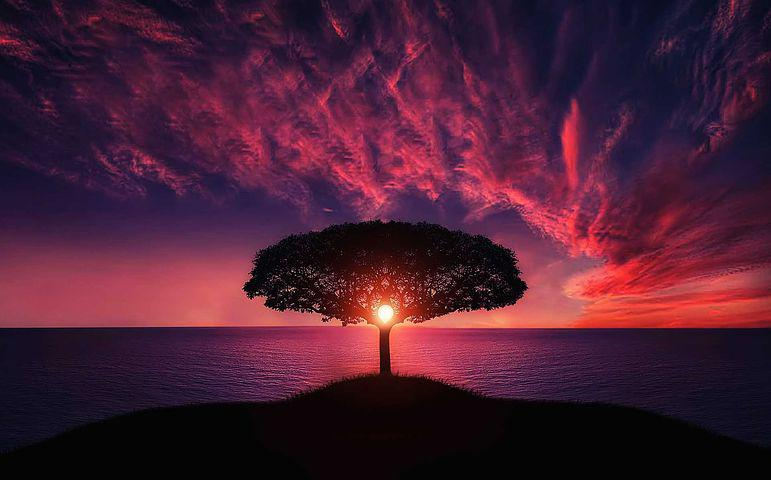
#> input picture (3)img processing using python opencv/images_videos/tree.jpg, 771 x 480 px, found by its file name
$ python '(11)imgTransformations.py'
#> lines starting #> are read from the running program, lines starting #| are printed output that depends on the picture
import cv2  as cv
import numpy as np

#captures the  img in var
img = cv.imread('(3)img processing using python opencv/images_videos/tree.jpg')
#> img is the input picture: shape (480, 771, 3); mean B, G, R 51.4, 30.4, 73.7

#translation
def translate (img , x, y) :
    transMat = np.float32([[1,0,x],[0,1,y]])
    dimentions = (img.shape[1],img.shape[0])

    return cv.warpAffine(img,transMat,dimentions)
#  -x --> shift to left
#  +x --> shift to right
#  -y --> shift to down
#  +y --> shift to up

#Rotation
def rotate (img , angle , rotPoint= None):
    (height , width) = img.shape[:2]

    if rotPoint is None:
        rotPoint= (width//2, height//2)

    rotMat = cv.getRotationMatrix2D(rotPoint,angle,1.0)
    dimentions = (width,height)

    return cv.warpAffine(img,rotMat,dimentions)
#Rotates counterclockwise


#fliping
flip = cv.flip(img,0)
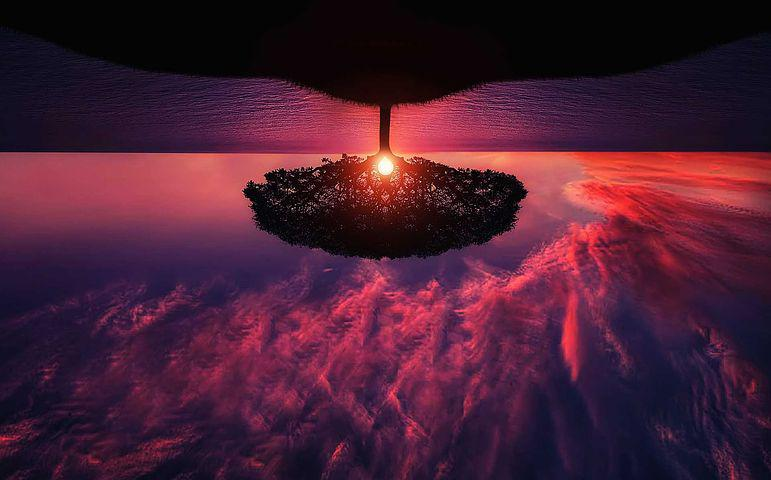
#> flip: shape (480, 771, 3); mean B, G, R 51.4, 30.4, 73.7
# 0 -->  flips vertically
# 1 -->  flips horizontally
#-1 --> flips vertically and horizontally

#shows the img
cv.imshow("tree",img)
cv.imshow("imgTranslate", translate(img , 100,100))
#> in translate, `return cv.warpAffine(img,transMat,dimentions)`:
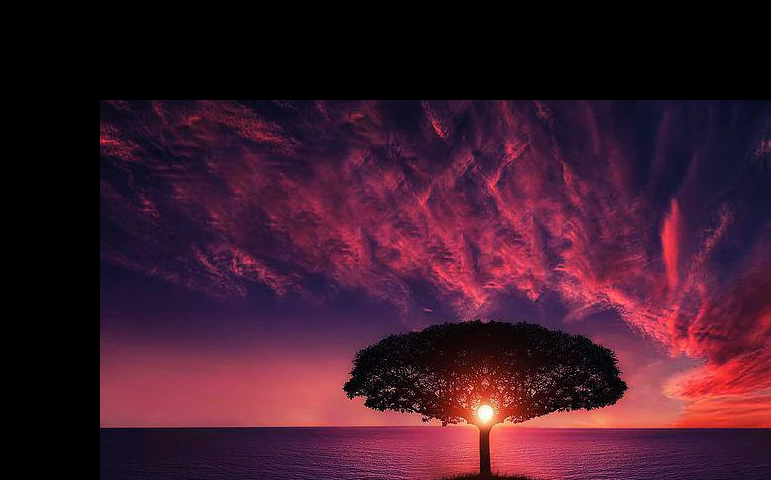
#> returned value: shape (480, 771, 3); mean of channels 0, 1, 2 43.2, 25.9, 63.5; drawn as B, G, R
cv.imshow("imgRotated", rotate(img,-90))
#> in rotate, `return cv.warpAffine(img,rotMat,dimentions)`:
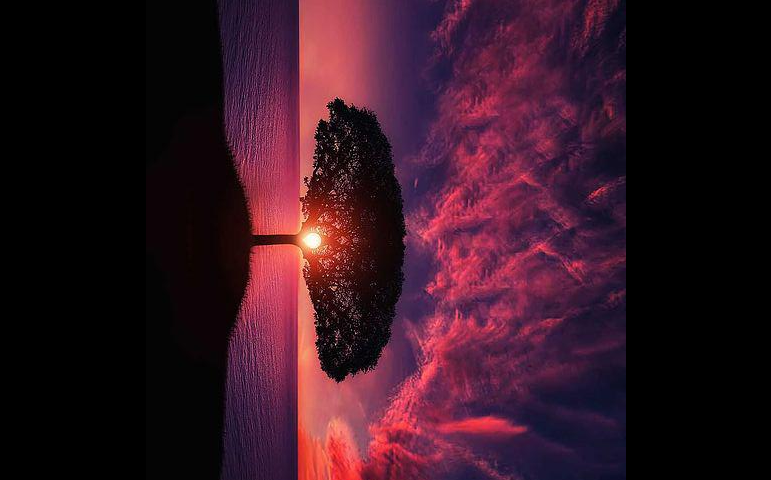
#> returned value: shape (480, 771, 3); mean of channels 0, 1, 2 34.1, 21, 52; drawn as B, G, R
cv.imshow("imgRotatedRotated",rotate(rotate(img,-45),-45))
#> call 2 of rotate, with angle = -45
#> in rotate (call 2), `return cv.warpAffine(img,rotMat,dimentions)`:
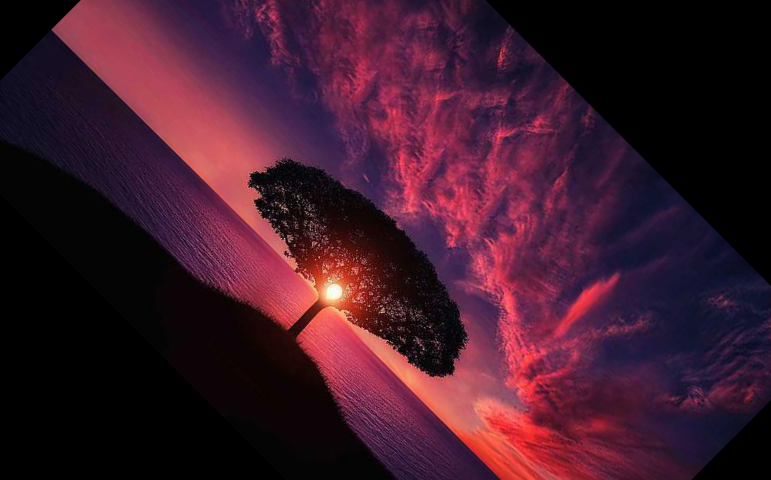
#> returned value: shape (480, 771, 3); mean of channels 0, 1, 2 42.3, 25.7, 63; drawn as B, G, R
#> call 3 of rotate, with angle = -45
#> in rotate (call 3), `return cv.warpAffine(img,rotMat,dimentions)`:
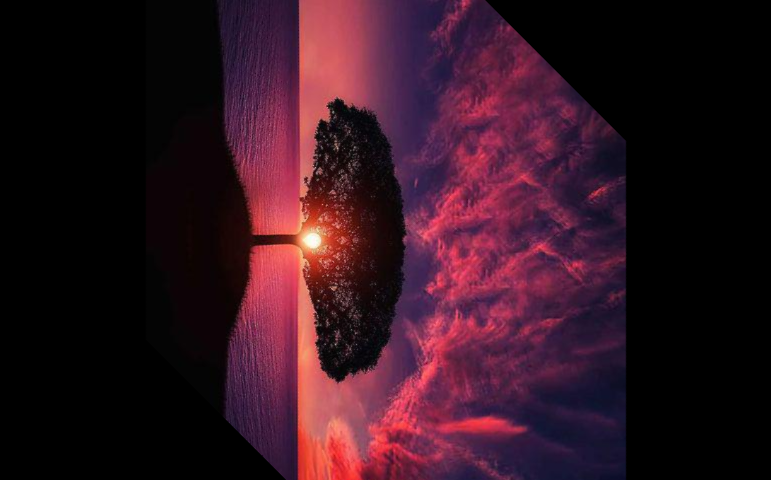
#> returned value: shape (480, 771, 3); mean of channels 0, 1, 2 32.4, 20.2, 50.3; drawn as B, G, R
cv.imshow("flip",flip)


cv.waitKey(0)
